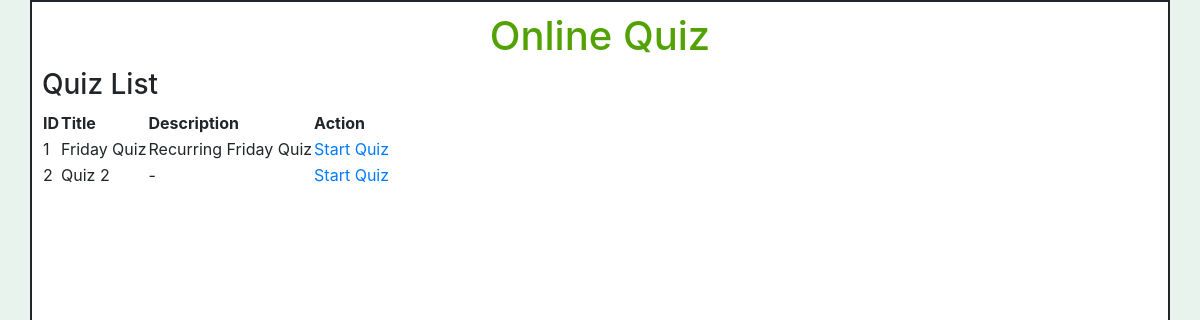
The app's page /quiz/ with its own data.
### quiz/models.py (models this page shows, shortened)
class Quiz(models.Model):
    title = models.CharField(max_length=255)
    description = models.TextField(blank=True)
    created_date = models.DateTimeField(auto_now_add=True)
    class Meta:
        verbose_name = 'Quiz'
        verbose_name_plural = 'Quizs'

### quiz/views.py (the view)
# urls.py: path('', list_all_quiz),
def list_all_quiz(request):
    quiz_data = Quiz.objects.all()
    context = {
        'quiz_data':quiz_data
    }
    return render(request, 'quiz/home.html', context=context)

### quiz/templates/quiz/home.html
{% extends 'quiz/base.html' %} {% load static %} {% block content %}
<!DOCTYPE html>
<div class="container">
  <div class="text-center title"><h1>Online Quiz</h1></div>
  <h3>Quiz List</h3>
  <table>
    <tr>
      <th>ID</th>
      <th>Title</th>
      <th>Description</th>
      <th>Action</th>
    </tr>
    {% for data in quiz_data %}
    <tr>
      <td>{{data.id}}</td>
      <td>{{data.title}}</td>
      <td>
        {% if data.description %}{{data.description}} {% else %} - {% endif%}
      </td>
      <td><a href="/quiz/{{data.id}}/questions/">Start Quiz</a></td>
    </tr>
    {% endfor %}
  </table>
</div>
{% endblock %}

### quiz/static/style.css (style rules this page uses)
body { background-color: #e9f3ee; }
.container { border: 2px solid; padding: 10px; background-color: #ffffff; height: 100vh; }
.title { color: #52a203; }

### records on screen
Quiz: id "1", title "Friday Quiz", description "Recurring Friday Quiz"
Quiz: id "2", title "Quiz 2"
